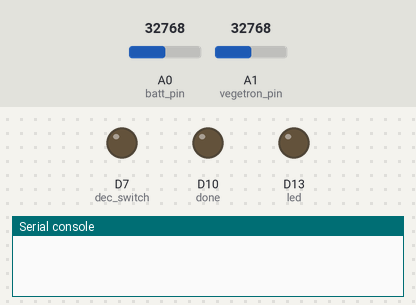
Bench run of a program on a simulated CircuitPython board. Shown: output pins drawn as LEDs (lit = HIGH), the last lines printed to the serial console. The test bench sets the inputs (shaded band); at power-on: A0 (batt_pin) = 32768, A1 (vegetron_pin) = 32768 (analog values on the 0–65535 scale). No radio messages arrive unless stated (any console line starting 'radio sent:' is added by the test bench).

Above: at 0.1 s.
At 1.1 s:
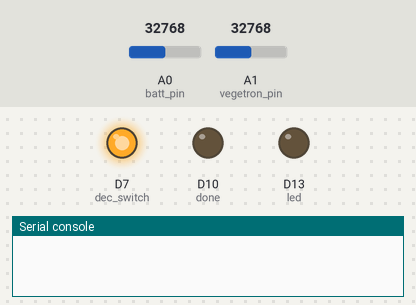
At 95.1 s:
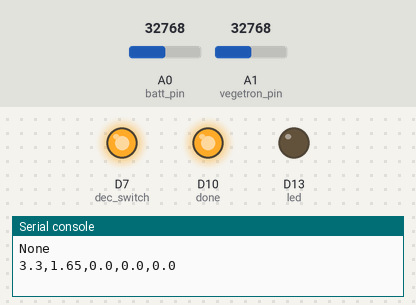
At 98.2 s:
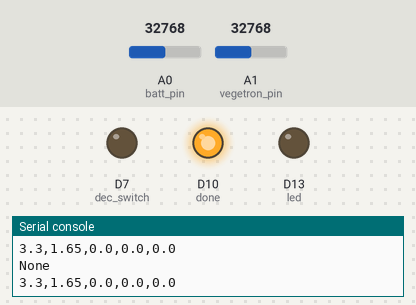
Timing chart, 0 to 99.7 s (numbered marks = the images above):
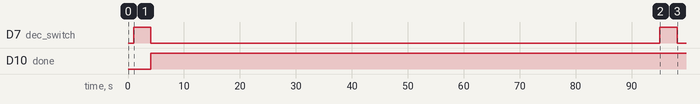

Measured:
- by itself, D7 (dec_switch): alternates HIGH for 3.1 s and LOW for 91.0 s
- by itself, D10 (done): LOW → HIGH at 4.1 s

The program:

valremote.py
```python
import board
import busio
import digitalio
import time
import adafruit_rfm9x

from analogio import AnalogIn

uart = busio.UART(board.TX, board.RX, baudrate=1200)

dec_switch = digitalio.DigitalInOut(board.D7)
dec_switch.direction=digitalio.Direction.OUTPUT
dec_switch.value=False

def get_voltage(pin):
    return (pin.value * 3.3) / 65536


# lora radio
spi = busio.SPI(board.SCK, MOSI=board.MOSI, MISO=board.MISO)
cs = digitalio.DigitalInOut(board.A5)
reset = digitalio.DigitalInOut(board.A4)
rfm9x = adafruit_rfm9x.RFM9x(spi, cs, reset, 433.0)

# led
led = digitalio.DigitalInOut(board.D13)
led.direction = digitalio.Direction.OUTPUT

# done
done = digitalio.DigitalInOut(board.D10)
done.direction = digitalio.Direction.OUTPUT

batt_pin = AnalogIn(board.A0)

vegetron_pin = AnalogIn(board.A1)


while True:


    # battery voltage
    batt_voltage = 2*float(get_voltage(batt_pin))

    # vegetronix voltage
    vegetron_voltage = float(get_voltage(vegetron_pin))


    # dummy values
    e_raw = 0.0
    ec_raw = 0.0

    t_raw = 0.0

    data = uart.read(32)

    dec_switch.value=True
    data=uart.read(32)
    if data is not None:
        print(data)
        data_string=''.join([chr(b) for b in data])
        raw_string=data_string.split(' ')
        print(raw_string)
        # dielectric
        e_raw=''.join(ch for ch in raw_string[0] if ch.isdigit())

        # electrical conductivity
        ec_raw=''.join(ch for ch in raw_string[1] if ch.isdigit())

        # temperature
        t_raw=''.join(ch for ch in raw_string[2] if ch.isdigit())


    else:
        print("None")

    send_str=str(batt_voltage)+","+str(vegetron_voltage)+","+str(e_raw)+","+str(ec_raw)+","+str(t_raw)
    print(send_str)

    rfm9x.send(send_str)
    time.sleep(2)
    dec_switch.value=False

    done.value = False
    done.value=True

    time.sleep(90)
```
